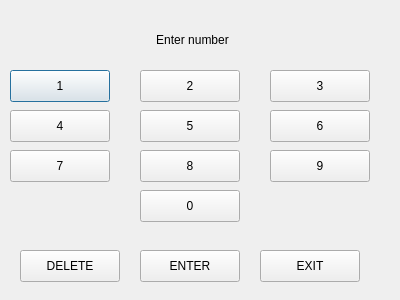
<?xml version="1.0" encoding="UTF-8"?>
<ui version="4.0">
 <class>Keyboard</class>
 <widget class="QDialog" name="Keyboard">
  <property name="geometry">
   <rect>
    <x>0</x>
    <y>0</y>
    <width>400</width>
    <height>300</height>
   </rect>
  </property>
  <property name="windowTitle">
   <string>Dialog</string>
  </property>
  <widget class="QPushButton" name="btn1">
   <property name="geometry">
    <rect>
     <x>10</x>
     <y>70</y>
     <width>100</width>
     <height>32</height>
    </rect>
   </property>
   <property name="text">
    <string>1</string>
   </property>
  </widget>
  <widget class="QPushButton" name="btn2">
   <property name="geometry">
    <rect>
     <x>140</x>
     <y>70</y>
     <width>100</width>
     <height>32</height>
    </rect>
   </property>
   <property name="text">
    <string>2</string>
   </property>
  </widget>
  <widget class="QPushButton" name="btn3">
   <property name="geometry">
    <rect>
     <x>270</x>
     <y>70</y>
     <width>100</width>
     <height>32</height>
    </rect>
   </property>
   <property name="text">
    <string>3</string>
   </property>
  </widget>
  <widget class="QPushButton" name="btn4">
   <property name="geometry">
    <rect>
     <x>10</x>
     <y>110</y>
     <width>100</width>
     <height>32</height>
    </rect>
   </property>
   <property name="text">
    <string>4</string>
   </property>
  </widget>
  <widget class="QPushButton" name="btn5">
   <property name="geometry">
    <rect>
     <x>140</x>
     <y>110</y>
     <width>100</width>
     <height>32</height>
    </rect>
   </property>
   <property name="text">
    <string>5</string>
   </property>
  </widget>
  <widget class="QPushButton" name="btn6">
   <property name="geometry">
    <rect>
     <x>270</x>
     <y>110</y>
     <width>100</width>
     <height>32</height>
    </rect>
   </property>
   <property name="text">
    <string>6</string>
   </property>
  </widget>
  <widget class="QPushButton" name="btn7">
   <property name="geometry">
    <rect>
     <x>10</x>
     <y>150</y>
     <width>100</width>
     <height>32</height>
    </rect>
   </property>
   <property name="text">
    <string>7</string>
   </property>
  </widget>
  <widget class="QPushButton" name="btn8">
   <property name="geometry">
    <rect>
     <x>140</x>
     <y>150</y>
     <width>100</width>
     <height>32</height>
    </rect>
   </property>
   <property name="text">
    <string>8</string>
   </property>
  </widget>
  <widget class="QPushButton" name="btn9">
   <property name="geometry">
    <rect>
     <x>270</x>
     <y>150</y>
     <width>100</width>
     <height>32</height>
    </rect>
   </property>
   <property name="text">
    <string>9</string>
   </property>
  </widget>
  <widget class="QPushButton" name="btnDelete">
   <property name="geometry">
    <rect>
     <x>20</x>
     <y>250</y>
     <width>100</width>
     <height>32</height>
    </rect>
   </property>
   <property name="text">
    <string>DELETE</string>
   </property>
  </widget>
  <widget class="QPushButton" name="btnEnter">
   <property name="geometry">
    <rect>
     <x>140</x>
     <y>250</y>
     <width>100</width>
     <height>32</height>
    </rect>
   </property>
   <property name="text">
    <string>ENTER</string>
   </property>
  </widget>
  <widget class="QPushButton" name="btn0">
   <property name="geometry">
    <rect>
     <x>140</x>
     <y>190</y>
     <width>100</width>
     <height>32</height>
    </rect>
   </property>
   <property name="text">
    <string>0</string>
   </property>
  </widget>
  <widget class="QPushButton" name="btnExit">
   <property name="geometry">
    <rect>
     <x>260</x>
     <y>250</y>
     <width>100</width>
     <height>32</height>
    </rect>
   </property>
   <property name="text">
    <string>EXIT</string>
   </property>
  </widget>
  <widget class="QLabel" name="txtEnteredNumber">
   <property name="geometry">
    <rect>
     <x>127</x>
     <y>29</y>
     <width>131</width>
     <height>21</height>
    </rect>
   </property>
   <property name="text">
    <string>Enter number</string>
   </property>
   <property name="alignment">
    <set>Qt::AlignCenter</set>
   </property>
  </widget>
 </widget>
 <resources/>
 <connections/>
</ui>
